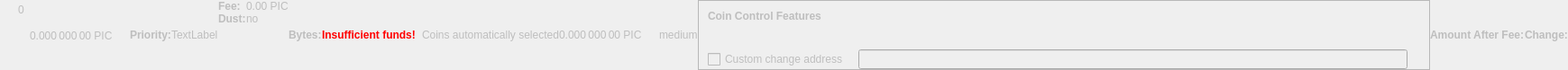
    <widget class="QWidget" name="dummyHideWidget" native="true">
     <property name="enabled">
      <bool>false</bool>
     </property>
     <property name="maximumSize">
      <size>
       <width>100</width>
       <height>22</height>
      </size>
     </property>
     <layout class="QHBoxLayout" name="dummyHideLayout">
      <property name="spacing">
       <number>0</number>
      </property>
      <property name="leftMargin">
       <number>0</number>
      </property>
      <property name="topMargin">
       <number>0</number>
      </property>
      <property name="rightMargin">
       <number>0</number>
      </property>
      <property name="bottomMargin">
       <number>0</number>
      </property>
      <item>
       <layout class="QFormLayout" name="formLayoutCoinControl1">
        <property name="horizontalSpacing">
         <number>10</number>
        </property>
        <property name="verticalSpacing">
         <number>14</number>
        </property>
        <property name="leftMargin">
         <number>10</number>
        </property>
        <property name="topMargin">
         <number>4</number>
        </property>
        <property name="rightMargin">
         <number>6</number>
        </property>
        <item row="0" column="1">
         <widget class="QLabel" name="labelCoinControlBytes">
          <property name="cursor">
           <cursorShape>IBeamCursor</cursorShape>
          </property>
          <property name="contextMenuPolicy">
           <enum>Qt::ActionsContextMenu</enum>
          </property>
          <property name="text">
           <string notr="true">0</string>
          </property>
          <property name="textInteractionFlags">
           <set>Qt::LinksAccessibleByMouse|Qt::TextSelectableByKeyboard|Qt::TextSelectableByMouse</set>
          </property>
         </widget>
        </item>
       </layout>
      </item>
      <item>
       <widget class="QLabel" name="labelCoinControlAfterFee">
        <property name="enabled">
         <bool>false</bool>
        </property>
        <property name="sizePolicy">
         <sizepolicy hsizetype="Fixed" vsizetype="Fixed">
          <horstretch>0</horstretch>
          <verstretch>0</verstretch>
         </sizepolicy>
        </property>
        <property name="minimumSize">
         <size>
          <width>111</width>
          <height>12</height>
         </size>
        </property>
        <property name="maximumSize">
         <size>
          <width>111</width>
          <height>12</height>
         </size>
        </property>
        <property name="cursor">
         <cursorShape>IBeamCursor</cursorShape>
        </property>
        <property name="contextMenuPolicy">
         <enum>Qt::ActionsContextMenu</enum>
        </property>
        <property name="text">
         <string notr="true">0.000 000 00 PIC</string>
        </property>
        <property name="textInteractionFlags">
         <set>Qt::LinksAccessibleByMouse|Qt::TextSelectableByKeyboard|Qt::TextSelectableByMouse</set>
        </property>
       </widget>
      </item>
      <item>
       <widget class="QLabel" name="labelCoinControlPriorityText">
        <property name="enabled">
         <bool>false</bool>
        </property>
        <property name="font">
         <font>
          <weight>75</weight>
          <bold>true</bold>
         </font>
        </property>
        <property name="text">
         <string>Priority:</string>
        </property>
       </widget>
      </item>
      <item>
       <layout class="QHBoxLayout" name="horizontalLayout">
        <item>
         <widget class="QLabel" name="WarningLabel">
          <property name="text">
           <string>TextLabel</string>
          </property>
         </widget>
        </item>
       </layout>
      </item>
      <item>
       <layout class="QFormLayout" name="formLayoutCoinControl3">
        <property name="horizontalSpacing">
         <number>0</number>
        </property>
        <property name="verticalSpacing">
         <number>0</number>
        </property>
        <property name="leftMargin">
         <number>0</number>
        </property>
        <property name="topMargin">
         <number>0</number>
        </property>
        <property name="rightMargin">
         <number>0</number>
        </property>
        <item row="0" column="0">
         <widget class="QLabel" name="labelCoinControlFeeText">
          <property name="enabled">
           <bool>false</bool>
          </property>
          <property name="font">
           <font>
            <weight>75</weight>
            <bold>true</bold>
           </font>
          </property>
          <property name="text">
           <string>Fee:</string>
          </property>
          <property name="margin">
           <number>0</number>
          </property>
         </widget>
        </item>
        <item row="0" column="1">
         <widget class="QLabel" name="labelCoinControlFee">
          <property name="enabled">
           <bool>false</bool>
          </property>
          <property name="cursor">
           <cursorShape>IBeamCursor</cursorShape>
          </property>
          <property name="contextMenuPolicy">
           <enum>Qt::ActionsContextMenu</enum>
          </property>
          <property name="text">
           <string notr="true">0.00 PIC</string>
          </property>
          <property name="textInteractionFlags">
           <set>Qt::LinksAccessibleByMouse|Qt::TextSelectableByKeyboard|Qt::TextSelectableByMouse</set>
          </property>
         </widget>
        </item>
        <item row="1" column="0">
         <widget class="QLabel" name="labelCoinControlLowOutputText">
          <property name="enabled">
           <bool>false</bool>
          </property>
          <property name="font">
           <font>
            <weight>75</weight>
            <bold>true</bold>
           </font>
          </property>
          <property name="text">
           <string>Dust:</string>
          </property>
         </widget>
        </item>
        <item row="1" column="1">
         <widget class="QLabel" name="labelCoinControlLowOutput">
          <property name="enabled">
           <bool>false</bool>
          </property>
          <property name="cursor">
           <cursorShape>IBeamCursor</cursorShape>
          </property>
          <property name="contextMenuPolicy">
           <enum>Qt::ActionsContextMenu</enum>
          </property>
          <property name="text">
           <string>no</string>
          </property>
          <property name="textInteractionFlags">
           <set>Qt::LinksAccessibleByMouse|Qt::TextSelectableByKeyboard|Qt::TextSelectableByMouse</set>
          </property>
         </widget>
        </item>
       </layout>
      </item>
      <item>
       <widget class="QLabel" name="labelCoinControlBytesText">
        <property name="enabled">
         <bool>false</bool>
        </property>
        <property name="font">
         <font>
          <weight>75</weight>
          <bold>true</bold>
         </font>
        </property>
        <property name="text">
         <string>Bytes:</string>
        </property>
       </widget>
      </item>
      <item>
       <layout class="QFormLayout" name="formLayoutCoinControl2">
        <property name="horizontalSpacing">
         <number>0</number>
        </property>
        <property name="verticalSpacing">
         <number>0</number>
        </property>
        <property name="leftMargin">
         <number>0</number>
        </property>
        <property name="topMargin">
         <number>0</number>
        </property>
        <property name="rightMargin">
         <number>0</number>
        </property>
       </layout>
      </item>
      <item>
       <layout class="QHBoxLayout" name="horizontalLayoutCoinControl2">
        <property name="spacing">
         <number>0</number>
        </property>
        <property name="bottomMargin">
         <number>0</number>
        </property>
       </layout>
      </item>
      <item>
       <widget class="QLabel" name="labelCoinControlInsuffFunds">
        <property name="enabled">
         <bool>false</bool>
        </property>
        <property name="minimumSize">
         <size>
          <width>0</width>
          <height>0</height>
         </size>
        </property>
        <property name="font">
         <font>
          <weight>75</weight>
          <bold>true</bold>
         </font>
        </property>
        <property name="styleSheet">
         <string notr="true">color:red;font-weight:bold;</string>
        </property>
        <property name="text">
         <string>Insufficient funds!</string>
        </property>
        <property name="margin">
         <number>5</number>
        </property>
       </widget>
      </item>
      <item>
       <layout class="QFormLayout" name="formLayoutCoinControl4">
        <property name="horizontalSpacing">
         <number>0</number>
        </property>
        <property name="verticalSpacing">
         <number>0</number>
        </property>
        <property name="leftMargin">
         <number>0</number>
        </property>
        <property name="topMargin">
         <number>0</number>
        </property>
        <property name="rightMargin">
         <number>0</number>
        </property>
       </layout>
      </item>
      <item>
       <widget class="QLabel" name="labelCoinControlChangeLabel">
        <property name="enabled">
         <bool>false</bool>
        </property>
        <property name="sizePolicy">
         <sizepolicy hsizetype="Preferred" vsizetype="Expanding">
          <horstretch>0</horstretch>
          <verstretch>0</verstretch>
         </sizepolicy>
        </property>
        <property name="minimumSize">
         <size>
          <width>0</width>
          <height>0</height>
         </size>
        </property>
        <property name="text">
         <string/>
        </property>
        <property name="margin">
         <number>3</number>
        </property>
       </widget>
      </item>
      <item>
       <widget class="QLabel" name="labelCoinControlAutomaticallySelected">
        <property name="enabled">
         <bool>false</bool>
        </property>
        <property name="sizePolicy">
         <sizepolicy hsizetype="Fixed" vsizetype="Fixed">
          <horstretch>0</horstretch>
          <verstretch>0</verstretch>
         </sizepolicy>
        </property>
        <property name="minimumSize">
         <size>
          <width>0</width>
          <height>0</height>
         </size>
        </property>
        <property name="maximumSize">
         <size>
          <width>240</width>
          <height>16777215</height>
         </size>
        </property>
        <property name="text">
         <string>Coins automatically selected</string>
        </property>
        <property name="margin">
         <number>5</number>
        </property>
       </widget>
      </item>
      <item>
       <widget class="QLabel" name="labelCoinControlChange">
        <property name="enabled">
         <bool>false</bool>
        </property>
        <property name="sizePolicy">
         <sizepolicy hsizetype="Fixed" vsizetype="Fixed">
          <horstretch>0</horstretch>
          <verstretch>0</verstretch>
         </sizepolicy>
        </property>
        <property name="minimumSize">
         <size>
          <width>111</width>
          <height>0</height>
         </size>
        </property>
        <property name="maximumSize">
         <size>
          <width>111</width>
          <height>16777215</height>
         </size>
        </property>
        <property name="cursor">
         <cursorShape>IBeamCursor</cursorShape>
        </property>
        <property name="contextMenuPolicy">
         <enum>Qt::ActionsContextMenu</enum>
        </property>
        <property name="text">
         <string notr="true">0.000 000 00 PIC</string>
        </property>
        <property name="textInteractionFlags">
         <set>Qt::LinksAccessibleByMouse|Qt::TextSelectableByKeyboard|Qt::TextSelectableByMouse</set>
        </property>
       </widget>
      </item>
      <item>
       <widget class="QLabel" name="labelCoinControlPriority">
        <property name="enabled">
         <bool>false</bool>
        </property>
        <property name="cursor">
         <cursorShape>IBeamCursor</cursorShape>
        </property>
        <property name="contextMenuPolicy">
         <enum>Qt::ActionsContextMenu</enum>
        </property>
        <property name="text">
         <string>medium</string>
        </property>
        <property name="textInteractionFlags">
         <set>Qt::LinksAccessibleByMouse|Qt::TextSelectableByKeyboard|Qt::TextSelectableByMouse</set>
        </property>
       </widget>
      </item>
      <item>
       <widget class="QFrame" name="frameCoinControl">
        <property name="sizePolicy">
         <sizepolicy hsizetype="Expanding" vsizetype="Expanding">
          <horstretch>0</horstretch>
          <verstretch>0</verstretch>
         </sizepolicy>
        </property>
        <property name="maximumSize">
         <size>
          <width>16777215</width>
          <height>16777215</height>
         </size>
        </property>
        <property name="frameShape">
         <enum>QFrame::StyledPanel</enum>
        </property>
        <property name="frameShadow">
         <enum>QFrame::Sunken</enum>
        </property>
        <layout class="QVBoxLayout" name="verticalLayoutCoinControl2_2">
         <property name="spacing">
          <number>0</number>
         </property>
         <property name="leftMargin">
          <number>0</number>
         </property>
         <property name="topMargin">
          <number>0</number>
         </property>
         <property name="rightMargin">
          <number>0</number>
         </property>
         <property name="bottomMargin">
          <number>0</number>
         </property>
         <item>
          <layout class="QVBoxLayout" name="verticalLayoutCoinControl" stretch="0,0,0,1">
           <property name="spacing">
            <number>0</number>
           </property>
           <property name="leftMargin">
            <number>10</number>
           </property>
           <property name="topMargin">
            <number>10</number>
           </property>
           <item>
            <layout class="QHBoxLayout" name="horizontalLayoutCoinControl1">
             <property name="bottomMargin">
              <number>15</number>
             </property>
             <item>
              <widget class="QLabel" name="labelCoinControlFeatures">
               <property name="enabled">
                <bool>false</bool>
               </property>
               <property name="sizePolicy">
                <sizepolicy hsizetype="Preferred" vsizetype="Maximum">
                 <horstretch>0</horstretch>
                 <verstretch>0</verstretch>
                </sizepolicy>
               </property>
               <property name="font">
                <font>
                 <weight>75</weight>
                 <bold>true</bold>
                </font>
               </property>
               <property name="styleSheet">
                <string notr="true">font-weight:bold;</string>
               </property>
               <property name="text">
                <string>Coin Control Features</string>
               </property>
              </widget>
             </item>
            </layout>
           </item>
           <item>
            <widget class="QWidget" name="widgetCoinControl" native="true">
             <property name="sizePolicy">
              <sizepolicy hsizetype="Preferred" vsizetype="Preferred">
               <horstretch>0</horstretch>
               <verstretch>0</verstretch>
              </sizepolicy>
             </property>
             <property name="minimumSize">
              <size>
               <width>0</width>
               <height>0</height>
              </size>
             </property>
             <property name="styleSheet">
              <string notr="true"/>
             </property>
             <layout class="QHBoxLayout" name="horizontalLayoutCoinControl5_2">
              <property name="leftMargin">
               <number>0</number>
              </property>
              <property name="topMargin">
               <number>0</number>
              </property>
              <property name="rightMargin">
               <number>0</number>
              </property>
              <property name="bottomMargin">
               <number>0</number>
              </property>
              <item>
               <layout class="QHBoxLayout" name="horizontalLayoutCoinControl3">
                <property name="spacing">
                 <number>20</number>
                </property>
                <property name="topMargin">
                 <number>0</number>
                </property>
                <property name="bottomMargin">
                 <number>10</number>
                </property>
               </layout>
              </item>
             </layout>
            </widget>
           </item>
           <item>
            <layout class="QHBoxLayout" name="horizontalLayoutCoinControl4" stretch="0,0,0">
             <property name="spacing">
              <number>12</number>
             </property>
             <property name="sizeConstraint">
              <enum>QLayout::SetDefaultConstraint</enum>
             </property>
             <property name="topMargin">
              <number>5</number>
             </property>
             <property name="rightMargin">
              <number>5</number>
             </property>
             <item>
              <widget class="QCheckBox" name="checkBoxCoinControlChange">
               <property name="enabled">
                <bool>false</bool>
               </property>
               <property name="toolTip">
                <string>If this is activated, but the change address is empty or invalid, change will be sent to a newly generated address.</string>
               </property>
               <property name="text">
                <string>Custom change address</string>
               </property>
              </widget>
             </item>
             <item>
              <widget class="QValidatedLineEdit" name="lineEditCoinControlChange">
               <property name="enabled">
                <bool>false</bool>
               </property>
               <property name="sizePolicy">
                <sizepolicy hsizetype="Expanding" vsizetype="Fixed">
                 <horstretch>0</horstretch>
                 <verstretch>0</verstretch>
                </sizepolicy>
               </property>
              </widget>
             </item>
             <item>
              <widget class="QLabel" name="labelCoinControlChangeLabel_2">
               <property name="sizePolicy">
                <sizepolicy hsizetype="Preferred" vsizetype="Expanding">
                 <horstretch>0</horstretch>
                 <verstretch>0</verstretch>
                </sizepolicy>
               </property>
               <property name="minimumSize">
                <size>
                 <width>0</width>
                 <height>0</height>
                </size>
               </property>
               <property name="text">
                <string/>
               </property>
               <property name="margin">
                <number>3</number>
               </property>
              </widget>
             </item>
            </layout>
           </item>
           <item>
            <spacer name="verticalSpacerCoinControl">
             <property name="orientation">
              <enum>Qt::Vertical</enum>
             </property>
             <property name="sizeHint" stdset="0">
              <size>
               <width>800</width>
               <height>1</height>
              </size>
             </property>
            </spacer>
           </item>
          </layout>
         </item>
        </layout>
       </widget>
      </item>
      <item>
       <widget class="QLabel" name="labelCoinControlAfterFeeText">
        <property name="enabled">
         <bool>false</bool>
        </property>
        <property name="minimumSize">
         <size>
          <width>0</width>
          <height>0</height>
         </size>
        </property>
        <property name="maximumSize">
         <size>
          <width>16777215</width>
          <height>16777215</height>
         </size>
        </property>
        <property name="font">
         <font>
          <weight>75</weight>
          <bold>true</bold>
         </font>
        </property>
        <property name="text">
         <string>Amount After Fee:</string>
        </property>
        <property name="alignment">
         <set>Qt::AlignLeading|Qt::AlignLeft|Qt::AlignVCenter</set>
        </property>
        <property name="margin">
         <number>0</number>
        </property>
       </widget>
      </item>
      <item>
       <widget class="QLabel" name="labelCoinControlChangeText">
        <property name="enabled">
         <bool>false</bool>
        </property>
        <property name="sizePolicy">
         <sizepolicy hsizetype="Preferred" vsizetype="Preferred">
          <horstretch>0</horstretch>
          <verstretch>0</verstretch>
         </sizepolicy>
        </property>
        <property name="minimumSize">
         <size>
          <width>0</width>
          <height>0</height>
         </size>
        </property>
        <property name="maximumSize">
         <size>
          <width>16777215</width>
          <height>16777215</height>
         </size>
        </property>
        <property name="font">
         <font>
          <weight>75</weight>
          <bold>true</bold>
         </font>
        </property>
        <property name="text">
         <string>Change:</string>
        </property>
        <property name="alignment">
         <set>Qt::AlignLeading|Qt::AlignLeft|Qt::AlignVCenter</set>
        </property>
       </widget>
      </item>
     </layout>
    </widget>
